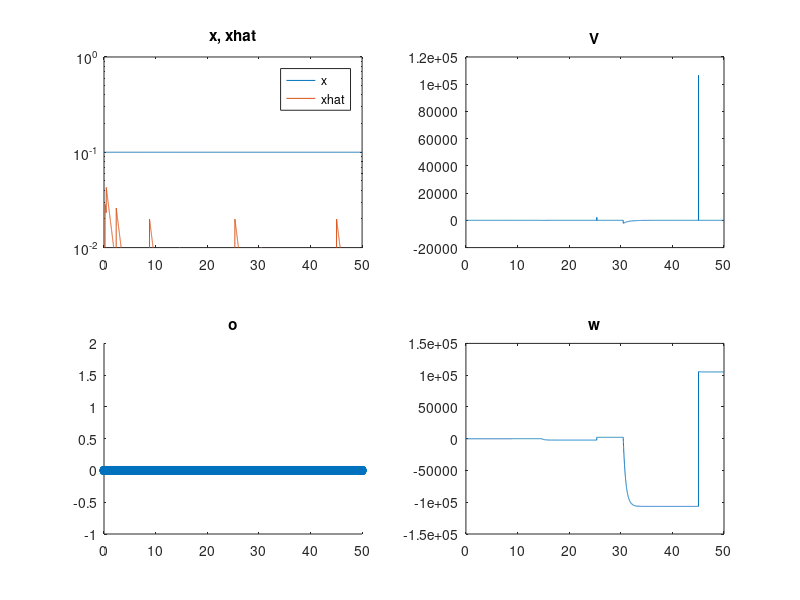
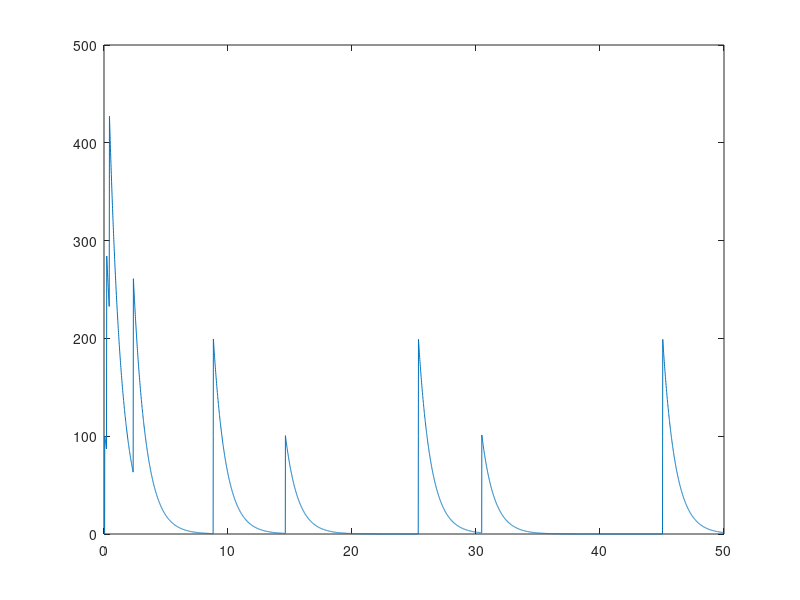

MATLAB code for these plots, in order:
clear
close all

%% Input signal and shared parameters

% simulation time (in mseconds)
T = 50;
% step size
stepsize = 0.01; % 0.1 msecs
% number of time points
N = (T/stepsize)+1;
% time input
t = 0:stepsize:T;

% constant input
x = ones(N, 1) * 0.1;
xp = zeros(N, 1);

%% Single neuron case

% fixed output weight
G = 0.01;

% autapse weight
initial_w = 0.0001;
w = ones(N,1) * initial_w;

% spike train
o = zeros(N,1);
o2 = zeros(N, 1);

% v(t)
V = zeros(N,1);
V2 = zeros(N, 1);

% xhat(t) (prediction)
xhat = zeros(N,1);
xhat2 = zeros(N,1);

% instantaeous firing rate
obar = zeros(N,1);
% learning rate
rate = 0.01;

for i = 2:N
    % membrane voltage update equation (Eqn. 4)
    dv = -V(i-1) + G*(x(i-1) + xp(i-1)) - w(i-1)*o(i-1);
    V(i) = V(i-1) + (stepsize * dv);
    
    if V(i) > G^2/2
        o(i) = (1 / stepsize);
    end
    
    obar(i) = exp(-t(i)) .* (o(1:i)' * exp(t(1:i))');
    w(i) = w(i-1) + rate * V(i)*obar(i);
    
    % alternative membrane voltage equation
    % gives pretty much the same results with the above voltage update
    %V2(i) = G*(x(i-1) - xhat2(i-1)); 
    
    %if (V2(i)/stepsize) > G^2/2
    %   o2(i) = 1;
    %end
    
    % prediction from the first way of calculating voltage
    % xhat(i) = exp(-t(i)) * (stepsize * (G * (exp(t(1:i)) * o(1:i))));
    dxh = -xhat(i-1) + G*o(i);
    xhat(i) = xhat(i-1) + (stepsize * dxh);
    % xhat(i) = x(i) - (V(i)/G);
    % prediction from the second way of calculating voltage
    %xhat2(i) = exp(-t(i)) * (stepsize * (G * (exp(t(1:i)) * o2(1:i))));
    
end

figure(1)
subplot(2,2,1)
semilogy(t, x);
hold on
semilogy(t, xhat);
axis([0 T 1e-2 1]);
legend('x', 'xhat')
title('x, xhat')

subplot(2,2,2)
plot(t, V);
title('V');
 
subplot(2, 2, 3)
scatter(t, o)
ylim([-1 2])
title('o')

subplot(2,2,4)
plot(t, w)
title('w')

figure(2)
plot(t, obar)
